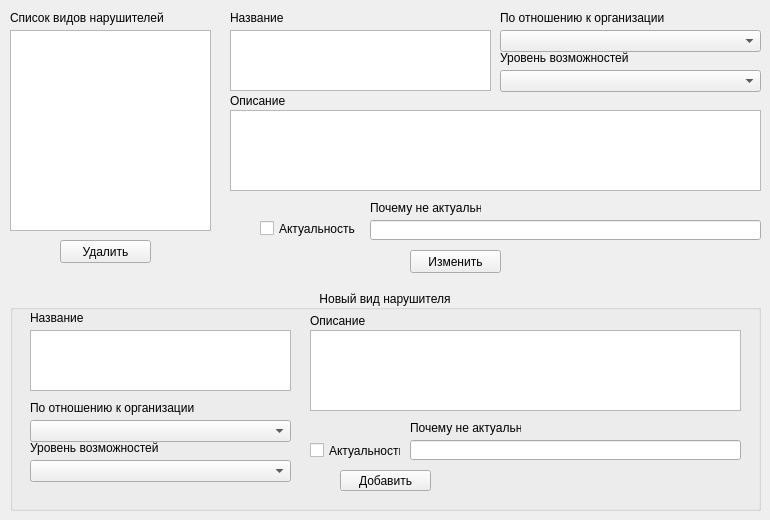
    <widget class="QWidget" name="intruder_page">
     <widget class="QLabel" name="label_75">
      <property name="geometry">
       <rect>
        <x>10</x>
        <y>10</y>
        <width>211</width>
        <height>16</height>
       </rect>
      </property>
      <property name="text">
       <string>Список видов нарушителей</string>
      </property>
     </widget>
     <widget class="QPushButton" name="intruder_int_delete_btn">
      <property name="geometry">
       <rect>
        <x>60</x>
        <y>240</y>
        <width>91</width>
        <height>23</height>
       </rect>
      </property>
      <property name="text">
       <string>Удалить</string>
      </property>
     </widget>
     <widget class="QLabel" name="label_76">
      <property name="geometry">
       <rect>
        <x>230</x>
        <y>10</y>
        <width>221</width>
        <height>16</height>
       </rect>
      </property>
      <property name="text">
       <string>Название</string>
      </property>
     </widget>
     <widget class="QLabel" name="label_77">
      <property name="geometry">
       <rect>
        <x>230</x>
        <y>90</y>
        <width>221</width>
        <height>21</height>
       </rect>
      </property>
      <property name="text">
       <string>Описание</string>
      </property>
     </widget>
     <widget class="QListWidget" name="intruder_int_list">
      <property name="geometry">
       <rect>
        <x>10</x>
        <y>30</y>
        <width>201</width>
        <height>201</height>
       </rect>
      </property>
      <property name="wordWrap">
       <bool>true</bool>
      </property>
     </widget>
     <widget class="QLabel" name="label_78">
      <property name="geometry">
       <rect>
        <x>500</x>
        <y>10</y>
        <width>221</width>
        <height>16</height>
       </rect>
      </property>
      <property name="text">
       <string>По отношению к организации</string>
      </property>
     </widget>
     <widget class="QGroupBox" name="groupBox_11">
      <property name="geometry">
       <rect>
        <x>10</x>
        <y>290</y>
        <width>751</width>
        <height>221</height>
       </rect>
      </property>
      <property name="title">
       <string>Новый вид нарушителя</string>
      </property>
      <property name="alignment">
       <set>Qt::AlignCenter</set>
      </property>
      <widget class="QComboBox" name="intruder_int_add_capabilities_cb">
       <property name="geometry">
        <rect>
         <x>20</x>
         <y>170</y>
         <width>261</width>
         <height>22</height>
        </rect>
       </property>
      </widget>
      <widget class="QLabel" name="label_151">
       <property name="geometry">
        <rect>
         <x>20</x>
         <y>150</y>
         <width>221</width>
         <height>16</height>
        </rect>
       </property>
       <property name="text">
        <string>Уровень возможностей</string>
       </property>
      </widget>
      <widget class="QComboBox" name="intruder_int_add_place_cb">
       <property name="geometry">
        <rect>
         <x>20</x>
         <y>130</y>
         <width>261</width>
         <height>22</height>
        </rect>
       </property>
      </widget>
      <widget class="QLabel" name="label_152">
       <property name="geometry">
        <rect>
         <x>400</x>
         <y>130</y>
         <width>111</width>
         <height>16</height>
        </rect>
       </property>
       <property name="text">
        <string>Почему не актуально</string>
       </property>
      </widget>
      <widget class="QCheckBox" name="intruder_int_add_status_check">
       <property name="geometry">
        <rect>
         <x>300</x>
         <y>150</y>
         <width>91</width>
         <height>21</height>
        </rect>
       </property>
       <property name="text">
        <string>Актуальность</string>
       </property>
      </widget>
      <widget class="QPlainTextEdit" name="intruder_int_add_aim_te">
       <property name="geometry">
        <rect>
         <x>300</x>
         <y>40</y>
         <width>431</width>
         <height>81</height>
        </rect>
       </property>
      </widget>
      <widget class="QLabel" name="label_150">
       <property name="geometry">
        <rect>
         <x>20</x>
         <y>110</y>
         <width>221</width>
         <height>16</height>
        </rect>
       </property>
       <property name="text">
        <string>По отношению к организации</string>
       </property>
      </widget>
      <widget class="QPushButton" name="intruder_int_add_btn">
       <property name="geometry">
        <rect>
         <x>330</x>
         <y>180</y>
         <width>91</width>
         <height>21</height>
        </rect>
       </property>
       <property name="text">
        <string>Добавить</string>
       </property>
      </widget>
      <widget class="QLineEdit" name="intruder_int_add_status_reason_le">
       <property name="geometry">
        <rect>
         <x>400</x>
         <y>150</y>
         <width>331</width>
         <height>20</height>
        </rect>
       </property>
       <property name="readOnly">
        <bool>false</bool>
       </property>
      </widget>
      <widget class="QPlainTextEdit" name="intruder_int_add_name_te">
       <property name="geometry">
        <rect>
         <x>20</x>
         <y>40</y>
         <width>261</width>
         <height>61</height>
        </rect>
       </property>
      </widget>
      <widget class="QLabel" name="label_153">
       <property name="geometry">
        <rect>
         <x>20</x>
         <y>20</y>
         <width>221</width>
         <height>16</height>
        </rect>
       </property>
       <property name="text">
        <string>Название</string>
       </property>
      </widget>
      <widget class="QLabel" name="label_154">
       <property name="geometry">
        <rect>
         <x>300</x>
         <y>20</y>
         <width>221</width>
         <height>21</height>
        </rect>
       </property>
       <property name="text">
        <string>Описание</string>
       </property>
      </widget>
     </widget>
     <widget class="QLabel" name="label_83">
      <property name="geometry">
       <rect>
        <x>500</x>
        <y>50</y>
        <width>221</width>
        <height>16</height>
       </rect>
      </property>
      <property name="text">
       <string>Уровень возможностей</string>
      </property>
     </widget>
     <widget class="QPlainTextEdit" name="intruder_int_aim_te">
      <property name="geometry">
       <rect>
        <x>230</x>
        <y>110</y>
        <width>531</width>
        <height>81</height>
       </rect>
      </property>
     </widget>
     <widget class="QCheckBox" name="intruder_int_status_check">
      <property name="geometry">
       <rect>
        <x>260</x>
        <y>220</y>
        <width>101</width>
        <height>17</height>
       </rect>
      </property>
      <property name="text">
       <string>Актуальность</string>
      </property>
     </widget>
     <widget class="QLineEdit" name="intruder_int_status_reason_le">
      <property name="geometry">
       <rect>
        <x>370</x>
        <y>220</y>
        <width>391</width>
        <height>20</height>
       </rect>
      </property>
      <property name="readOnly">
       <bool>false</bool>
      </property>
     </widget>
     <widget class="QLabel" name="label_84">
      <property name="geometry">
       <rect>
        <x>370</x>
        <y>200</y>
        <width>111</width>
        <height>16</height>
       </rect>
      </property>
      <property name="text">
       <string>Почему не актуально</string>
      </property>
     </widget>
     <widget class="QPushButton" name="intruder_int_change_btn">
      <property name="geometry">
       <rect>
        <x>410</x>
        <y>250</y>
        <width>91</width>
        <height>23</height>
       </rect>
      </property>
      <property name="text">
       <string>Изменить</string>
      </property>
     </widget>
     <widget class="QComboBox" name="intruder_int_place_cb">
      <property name="geometry">
       <rect>
        <x>500</x>
        <y>30</y>
        <width>261</width>
        <height>22</height>
       </rect>
      </property>
     </widget>
     <widget class="QPlainTextEdit" name="intruder_int_name_te">
      <property name="geometry">
       <rect>
        <x>230</x>
        <y>30</y>
        <width>261</width>
        <height>61</height>
       </rect>
      </property>
     </widget>
     <widget class="QComboBox" name="intruder_int_capabilities_cb">
      <property name="geometry">
       <rect>
        <x>500</x>
        <y>70</y>
        <width>261</width>
        <height>22</height>
       </rect>
      </property>
     </widget>
    </widget>
